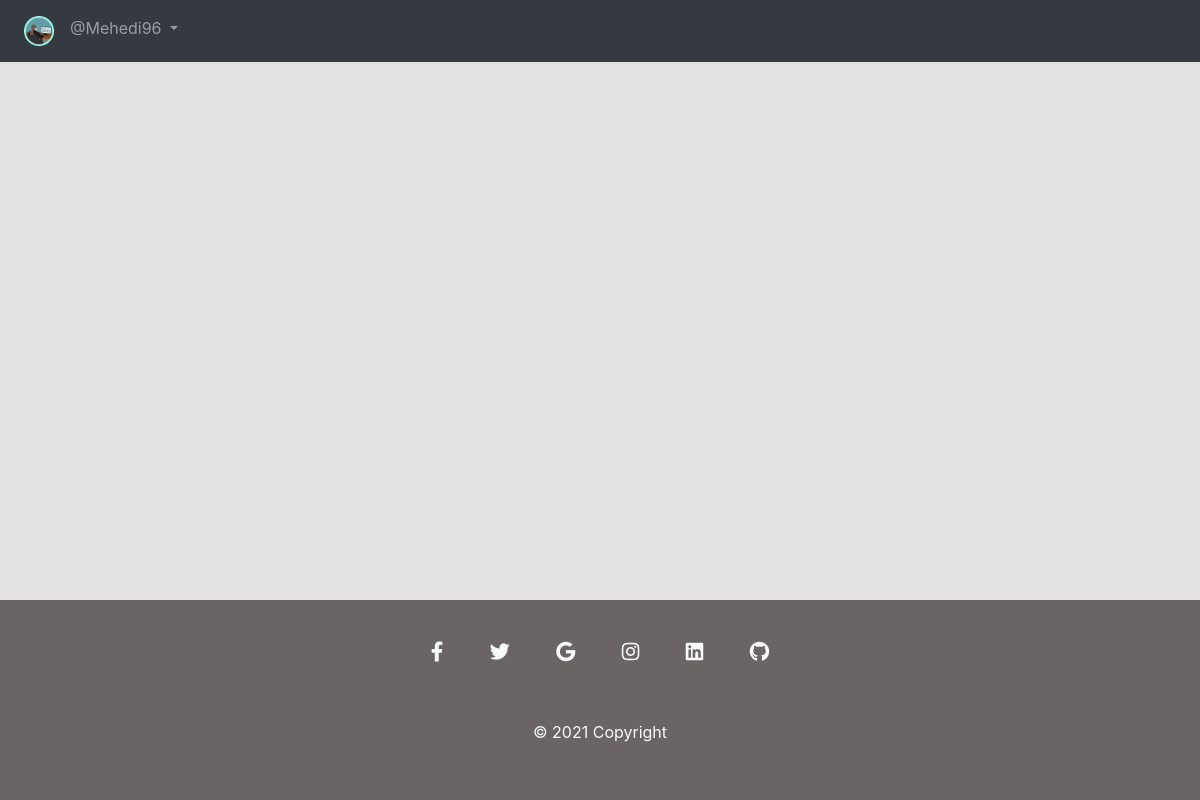
Page /blog/myblog/ (signed in) on the earlier database version.
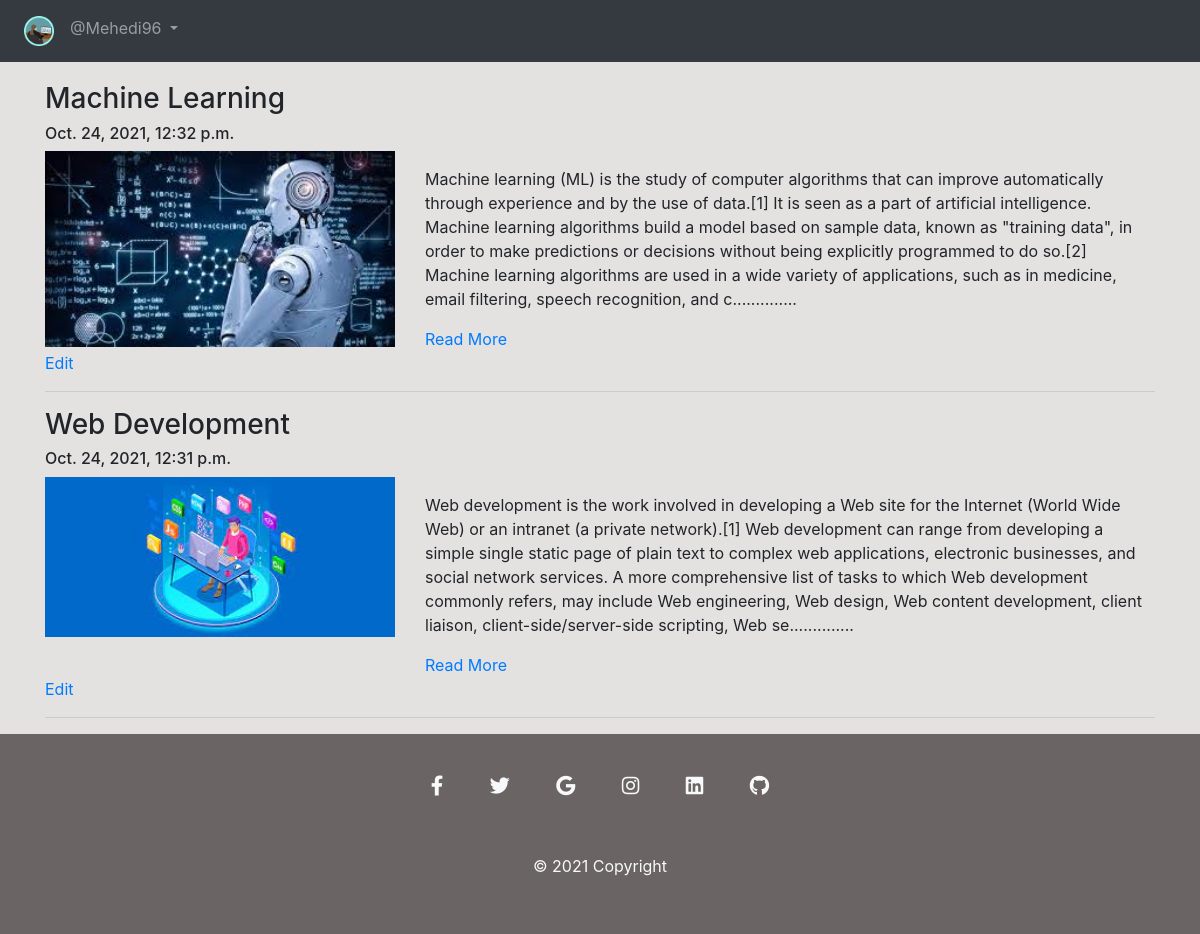
Same page on the later database version.
### App_Blog/models.py (models this page shows, shortened)
class Blog(models.Model):
    author = models.ForeignKey(
        User, on_delete=models.CASCADE, related_name='post_author')
    blog_title = models.CharField(max_length=264, verbose_name='Put a Title')
    slug = models.SlugField(max_length=264, unique=True)
    blog_content = models.TextField(verbose_name="What's on your mind?")
    blog_image = models.ImageField(
        upload_to="blog_images", verbose_name='Image')
    publish_date = models.DateTimeField(auto_now_add=True)
    update_date = models.DateTimeField(auto_now=True)
    class Meta:
        ordering = ["-publish_date"]

### App_Blog/views.py (the view)
# urls.py: path('myblog/', views.MyBlogs.as_view(), name="myblog"),
class MyBlogs(LoginRequiredMixin, TemplateView):
    template_name = 'App_Blog/my_blogs.html'

### App_Blog/templatetags/custom_filters.py (called while the page is built)
def range_filter(value):
    return value[0:500]+".............."

### templates/App_Blog/my_blogs.html (shortened to what this page needs)
{% extends 'base.html' %}
{% load custom_filters %}
{% block body_block %}
{% for blog in user.post_author.all %}
<h3>{{ blog.blog_title }}</h3>
<h6>{{ blog.publish_date }}</h6>
<div class="row">
    <div class="col-sm-4">
        <img src="/media/{{blog.blog_image }}" alt="" width="100%">
    </div>
    <div class="col-sm-8">
        <p>{{blog.blog_content|range_filter|linebreaks}}</p>
        <a href="{% url 'App_Blog:blog_details' slug=blog.slug %}">Read More</a>
    </div>
</div>
<a href="{% url 'App_Blog:edit_blog' pk=blog.pk %}">Edit</a>
<hr>
{% endfor %}
{% endblock %}

### templates/base.html (shortened to what this page needs)
{% load static %}
<!DOCTYPE html>
<html lang="en">
<head>
    <link rel="stylesheet" href="https://maxcdn.bootstrapcdn.com/bootstrap/4.0.0/css/bootstrap.min.css"
>
    <link href="https://maxcdn.bootstrapcdn.com/font-awesome/4.7.0/css/font-awesome.min.css" rel="stylesheet">
    <link href="https://cdnjs.cloudflare.com/ajax/libs/font-awesome/5.10.2/css/all.css" rel="stylesheet">
    <link rel="stylesheet" href="{% static 'css/style.css' %}">
</head>
<body>
    <div id="container">
    <nav class="navbar navbar-expand-sm bg-dark navbar-dark  sticky-top ">
        <ul class="navbar-nav">
            <li class="nav-item-acitve">
                <a class="nav-link" href="{% url 'index' %}"><img src="/media/logo1.png" alt="logo" width="30px"></a>
            </li>
            {% if user.is_authenticated %}
            <div class="nav-item dropdown">
                <a class="nav-link dropdown-toggle" href="#" id="navbardrop" data-toggle="dropdown">
                    @{{user.username}}
                </a>
            </div>
            {% endif %}
        </ul>
    </nav>
<div id="body">
    <div class="container" style="padding-top: 20px;">
        {% block body_block %}
        {% endblock %}
    </div>
</div>
    <footer class="text-center text-white" style="background-color: #6b6464;">
        <div class="container pt-4">
          <section class="mb-4">
            <a
              class="btn btn-link btn-floating btn-lg text-light m-1"
              href="#!"
              role="button"
              data-mdb-ripple-color="dark"
              ><i class="fab fa-facebook-f"></i
            ></a>
            <a
              class="btn btn-link btn-floating btn-lg text-light m-1"
              href="#!"
              role="button"
              data-mdb-ripple-color="dark"
              ><i class="fab fa-twitter"></i
            ></a>
            <a
              class="btn btn-link btn-floating btn-lg text-light m-1"
              href="#!"
              role="button"
              data-mdb-ripple-color="dark"
              ><i class="fab fa-google"></i
            ></a>
            <a
              class="btn btn-link btn-floating btn-lg text-light m-1"
              href="#!"
              role="button"
              data-mdb-ripple-color="dark"
              ><i class="fab fa-instagram"></i
            ></a>
            <a
              class="btn btn-link btn-floating btn-lg text-light m-1"
              href="#!"
              role="button"
              data-mdb-ripple-color="dark"
              ><i class="fab fa-linkedin"></i
            ></a>
            <a
              class="btn btn-link btn-floating btn-lg text-light m-1"
              href="#!"
              role="button"
              data-mdb-ripple-color="dark"
              ><i class="fab fa-github"></i
            ></a>
          </section>
        </div>
        <div class="text-center text-light p-3">
          © 2021 Copyright
        </div>
      </footer>
</div>
</body>
</html>

### static/css/style.css (style rules this page uses)
html, body { margin: 0; padding: 0; height: 100%; background-color: rgb(228, 225, 225); }
#container { min-height: 100%; position: relative; }
#body { padding-bottom: 200px; }
footer { position: absolute; bottom: 0px; width: 100%; height: 200px; }

Differences in the rows shown:
added Blog: blog_title "Machine Learning", publish_date "Oct. 24, 2021, 12:32 p.m.", blog_image (picture), blog_content|range_filter "Machine learning (ML) is the study of computer algorithms that can improve automatically through experience and by the use of data.[1] It is seen as a part of artificial intelligence. Machine learning algorithms build a model based on sample data, known as \"training data\", in order to make predictions or decisions without being explicitly programmed to do so.[2] Machine learning algorithms are used in a wide variety of applications, such as in medicine, email filtering, speech recognition, and c.............."
added Blog: blog_title "Web Development", publish_date "Oct. 24, 2021, 12:31 p.m.", blog_image (picture), blog_content|range_filter "Web development is the work involved in developing a Web site for the Internet (World Wide Web) or an intranet (a private network).[1] Web development can range from developing a simple single static page of plain text to complex web applications, electronic businesses, and social network services. A more comprehensive list of tasks to which Web development commonly refers, may include Web engineering, Web design, Web content development, client liaison, client-side/server-side scripting, Web se.............."
